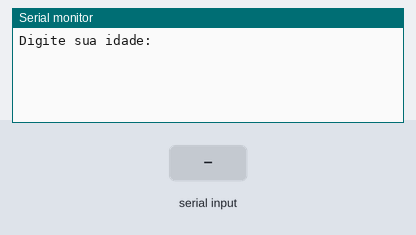
A sketch run on a simulated Arduino Uno, built with avr-gcc and run on an emulated ATmega328P. Shown: the last lines printed to the serial monitor. The test bench sets the inputs (shaded band).

Above: at 1.2 s.
1.3 s: "90,45\n" received over Serial
At 2.1 s:
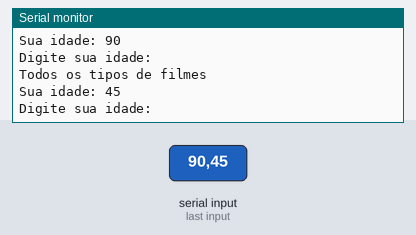
2.8 s: "30,150\n" received over Serial
At 4.5 s:
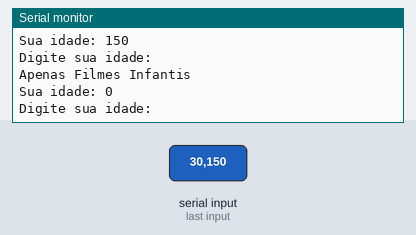
Timing chart, 0 to 6.0 s (numbered marks = the images above; inputs shaded):
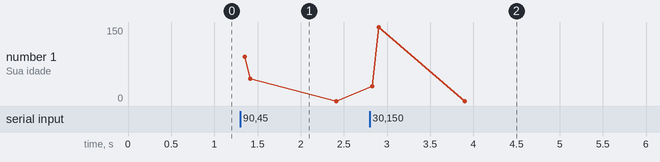

The sketch:

fantastic_lappi1.ino
```cpp
// C++ code
//Variaveis
int idade = 0;


void setup()
{
 Serial.begin(9600);
}

void loop()
{
  Serial.println("Digite sua idade: ");
  while( ! Serial.available() );
  idade = Serial.parseInt();

  if ( idade >= 0 && idade < 9){
    Serial.println("Apenas Filmes Infantis");
  } else if( idade >= 10 && idade <= 13 ){
    Serial.println("Filmes Infantis e Infantojuvenis");
  } else if( idade >= 14 && idade <= 17 ){
    Serial.println("Filmes ate classificacao 14 anos");
  } else if( idade >=18 && idade <= 59 ){
    Serial.println("Todos os tipos de filmes");
  } else if( idade >= 60 && idade <= 120 ){
    Serial.println("Todos os tipos de filmes + desconto para idosos");
  } else{
    Serial.println("Idade Invalida, verifique os dados");
  }


  Serial.println("Sua idade: " + String(idade));
}
```

Measured:
- after the input at 1.3 s, the serial monitor: prints a new line at once (image 1)
- after the input at 2.8 s, the serial monitor: prints a new line at once (image 2)
